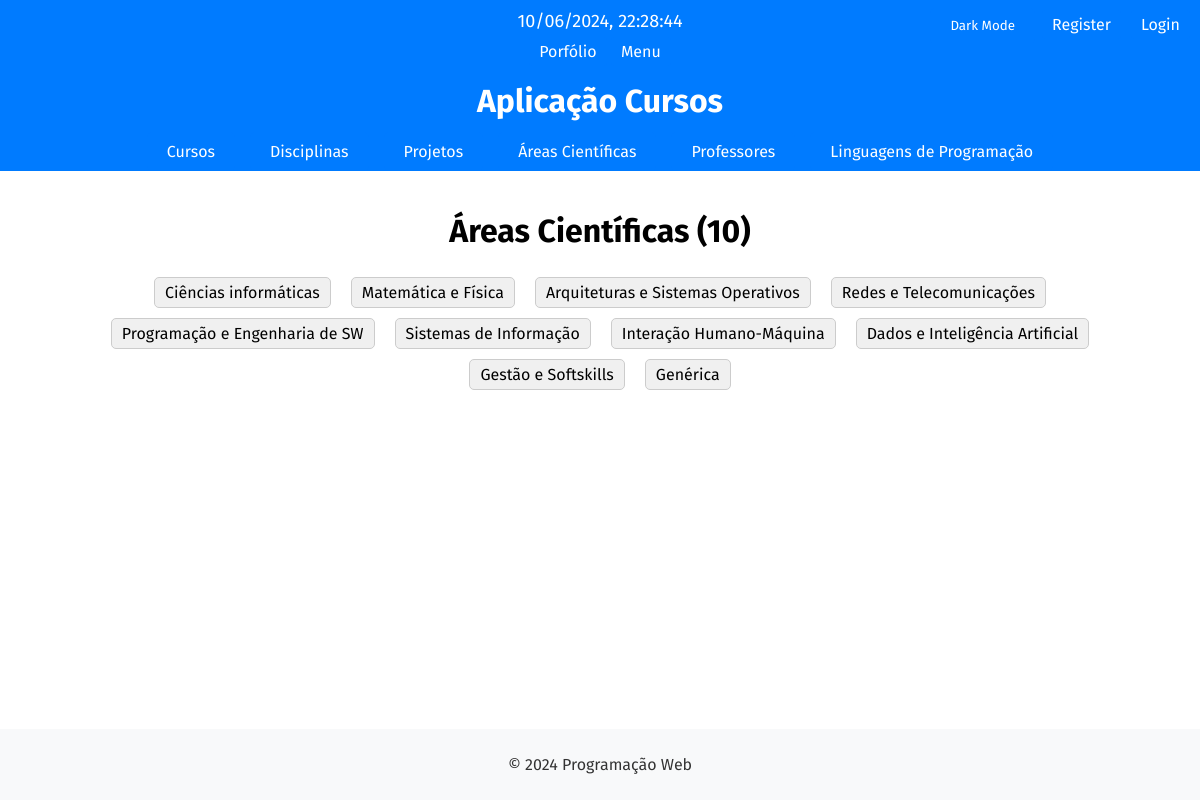
/cursos/areascientificas, run on the app's committed database.
### curso/models.py (models this page shows)
class ScientificArea(models.Model):
    name = models.CharField(max_length=255)
    def __str__(self):
        return self.name

### curso/views.py (the view)
# urls.py: path('areascientificas', views.areasCientificas_view, name = 'areasCientificas'), #lista areas cientificas
def areasCientificas_view(request):
    areasCientificas = ScientificArea.objects.all()
    return render(request, 'curso/areasCientificas.html', { 'areasCientificas' : areasCientificas, 'is_editor': is_editor_curso(request.user) })

### curso/views.py (called while the page is built)
def is_editor_curso(user):
    return user.groups.filter(name='editor_curso').exists()

### curso/templates/curso/areasCientificas.html (shortened to what this page needs)
{% extends 'curso/layout.html' %}
{% block content %}
    <h1>Áreas Científicas ({{areasCientificas|length}})</h1>
    <ul class="lista-item2">
        {% for areaCientifica in areasCientificas %}
            <li>
                <p>{{ areaCientifica }}</p>
            </li>
        {% endfor %}
    </ul>
{% endblock %}

### curso/static/curso/estilos.css (style rules this page uses)
body { font-family: 'Fira Sans', sans-serif; font-optical-sizing: auto; margin: 0; padding: 0; display: flex; flex-direction: column; min-height: 100vh; }
.lista-item2 { list-style-type: none; padding: 0; display: flex; flex-wrap: wrap; justify-content: center; }
.lista-item2 li { margin: 5px 10px; padding: 5px 10px; background-color: #f0f0f0; border: 1px solid #ccc; border-radius: 5px; white-space: nowrap; }
.lista-item2 li p { margin: 0; }
h1 { text-align: center; }

### data on the page
ScientificArea: name "Ciências informáticas"
ScientificArea: name "Matemática e Física"
ScientificArea: name "Arquiteturas e Sistemas Operativos"
ScientificArea: name "Redes e Telecomunicações"
ScientificArea: name "Programação e Engenharia de SW"
ScientificArea: name "Sistemas de Informação"
ScientificArea: name "Interação Humano-Máquina"
ScientificArea: name "Dados e Inteligência Artificial"
ScientificArea: name "Gestão e Softskills"
ScientificArea: name "Genérica"

### other printed values
{{ areasCientificas|length }} "10"
